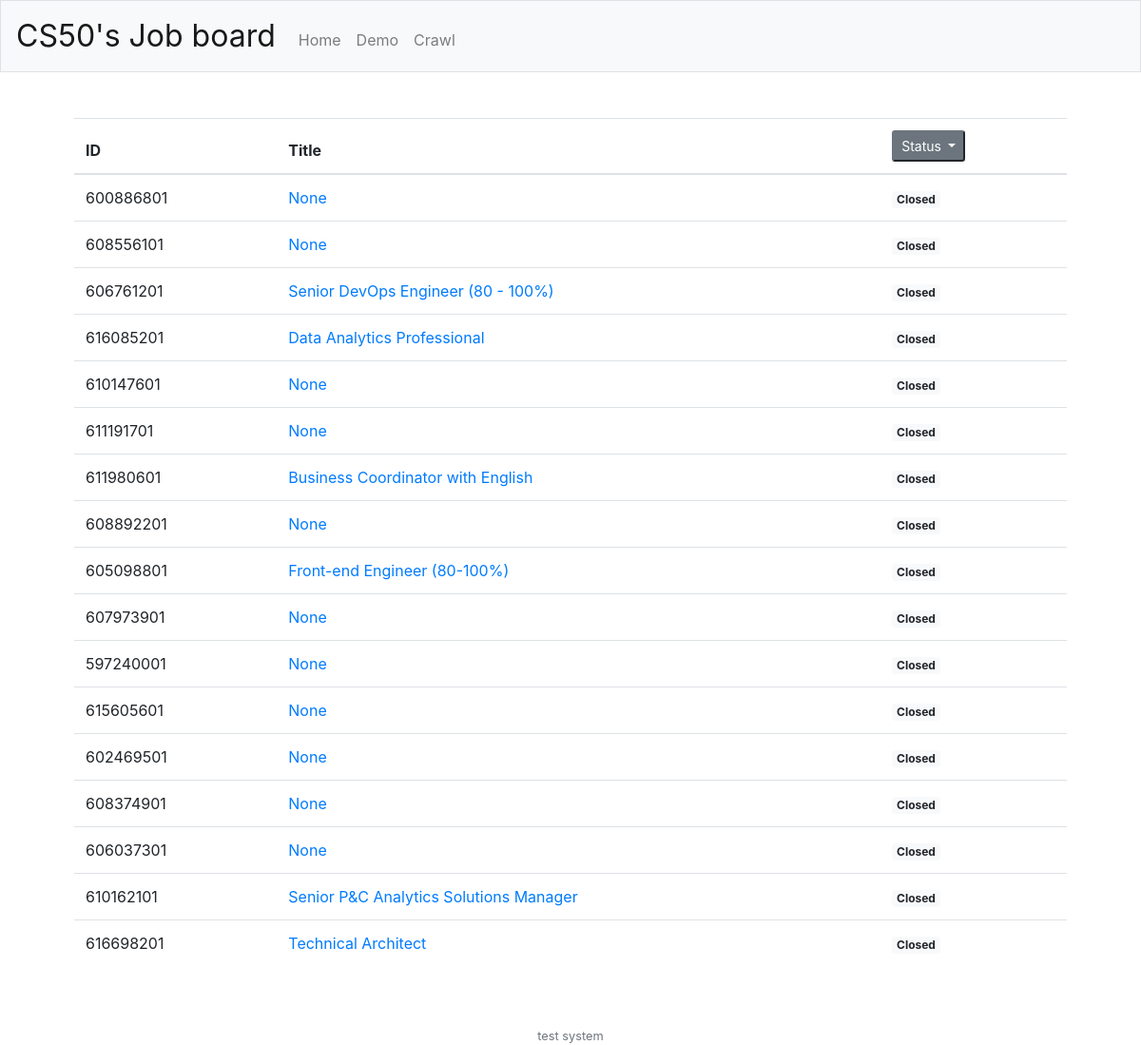
The page /?is_active=0 on the database its author committed.
### tables this page shows
CREATE TABLE 'urls' ('id' bigint PRIMARY KEY NOT NULL DEFAULT NULL, 'loc' varchar(256) DEFAULT NULL, 'created' datetime DEFAULT CURRENT_TIMESTAMP, 'updated' datetime DEFAULT CURRENT_TIMESTAMP, 'is_active' boolean, 'title' varchar(200) DEFAULT NULL);

### application.py (the view)
@app.route("/")
def index():
    is_active = request.args.get('is_active')
    query = ""
    if is_active == "0":
        query = "SELECT * FROM urls WHERE is_active = 0"
    elif is_active == "-1":
        query = "SELECT * FROM urls"
    else:
        query = "SELECT * FROM urls WHERE is_active = 1"
    jobs = db.execute(query)
    return render_template("index.html", jobs=jobs)

### application.py (called while the page is built)
@app.after_request
def after_request(response):
    response.headers["Cache-Control"] = "no-cache, no-store, must-revalidate"
    response.headers["Expires"] = 0
    response.headers["Pragma"] = "no-cache"
    return response

### templates/index.html (shortened to what this page needs)
{% extends "layout.html" %}
{% block main %}
    <div>
        <table class="table">
          <thead>
            <tr>
              <th scope="col">ID</th>
              <th scope="col">Title</th>
              <th scope="col"><div class="btn-group" role="group">
    <button id="btnGroupDrop1" type="button" class="btn-sm btn-secondary dropdown-toggle" data-toggle="dropdown" aria-haspopup="true" aria-expanded="false">
      Status
    </button>
  </div></th>
            </tr>
          </thead>
          <tbody>
            {% for job in jobs %}
                <tr>
                    <td>{{ job['id'] }}</td>
                    <td><a href="{{ job['loc'] }}" target="_blank">{{ job['title'] }}</a></td>
                    <td>
                      {% if job['is_active'] == 1 %}
                        <span class="badge badge-success">Active</span></td>
                      {% else %}
                        <span class="badge badge-light">Closed</span>
                      {% endif %}
                </tr>
            {% endfor %}
          </tbody>
        </table>
    </div>
{% endblock %}

### static/styles.css (style rules this page uses)
.table { text-align: left; }

### rows shown on the page
urls: id "600886801", title "None", is_active "Closed"
urls: id "608556101", title "None", is_active "Closed"
urls: id "606761201", title "Senior DevOps Engineer (80 - 100%)", is_active "Closed"
urls: id "616085201", title "Data Analytics Professional", is_active "Closed"
urls: id "610147601", title "None", is_active "Closed"
urls: id "611191701", title "None", is_active "Closed"
urls: id "611980601", title "Business Coordinator with English", is_active "Closed"
urls: id "608892201", title "None", is_active "Closed"
urls: id "605098801", title "Front-end Engineer (80-100%)", is_active "Closed"
urls: id "607973901", title "None", is_active "Closed"
urls: id "597240001", title "None", is_active "Closed"
urls: id "615605601", title "None", is_active "Closed"
urls: id "602469501", title "None", is_active "Closed"
urls: id "608374901", title "None", is_active "Closed"
urls: id "606037301", title "None", is_active "Closed"
urls: id "610162101", title "Senior P&C Analytics Solutions Manager", is_active "Closed"
urls: id "616698201", title "Technical Architect", is_active "Closed"
